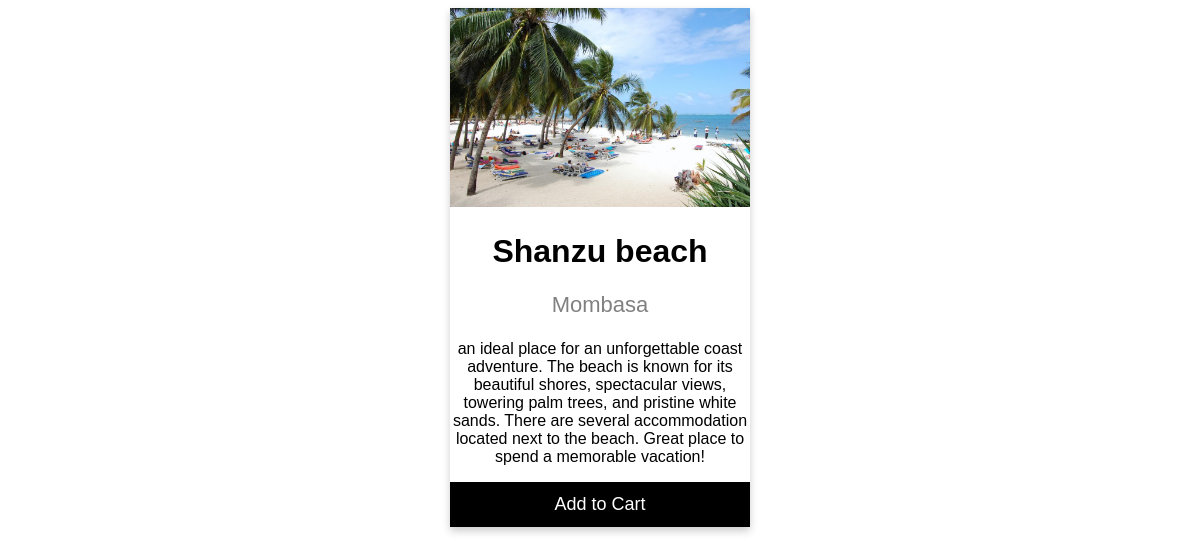
The page /attraction/3/ on the database its author committed.
### core/models.py (models this page shows, shortened)
class Attraction(models.Model):
	county = models.ForeignKey(County, on_delete=models.CASCADE, related_name="attraction_location")
	name = models.CharField(max_length=30)
	description = models.CharField(max_length=1000)
	image = models.ImageField(upload_to="attractions")
	hotel = models.ManyToManyField(Hotel, related_name="attraction_hotels")

class County(models.Model):
	name = models.CharField(max_length=30, unique=True)
	def __str__(self):
		return self.name

### core/views.py (the view)
# urls.py: path('attraction/<int:pk>/', AttractionDetail.as_view(), name='attraction_detail'),
class AttractionDetail(DetailView):
	model=Attraction
	template_name="attraction.html"

### templates/attraction.html (shortened to what this page needs)
{% load static %}
<!DOCTYPE html>
<html lang="en">
	<head>
		<link rel="stylesheet" href="{% static 'style.css' %}" />
	</head>
	<body>
		<div class="card">
  <img src="{{attraction.image.url}}" alt="{{attraction.name}}" style="width:100%">
  <h1>{{attraction.name}}</h1>
  <p class="price">{{attraction.county}}</p>
  <p>{{attraction.description}}</p>
  <p><button>Add to Cart</button></p>
</div>
	</body>
</html>

### static/style.css (style rules this page uses)
.card { box-shadow: 0 4px 8px 0 rgba(0, 0, 0, 0.2); max-width: 300px; margin: auto; text-align: center; font-family: arial; }
.price { color: grey; font-size: 22px; }
.card button { border: none; outline: 0; padding: 12px; color: white; background-color: #000; text-align: center; cursor: pointer; width: 100%; font-size: 18px; }

### rows shown on the page
Attraction: image (picture), name "Shanzu beach", county "Mombasa", description "an ideal place for an unforgettable coast adventure. The beach is known for its beautiful shores, spectacular views, towering palm trees, and pristine white sands. There are several accommodation located next to the beach. Great place to spend a memorable vacation!"
